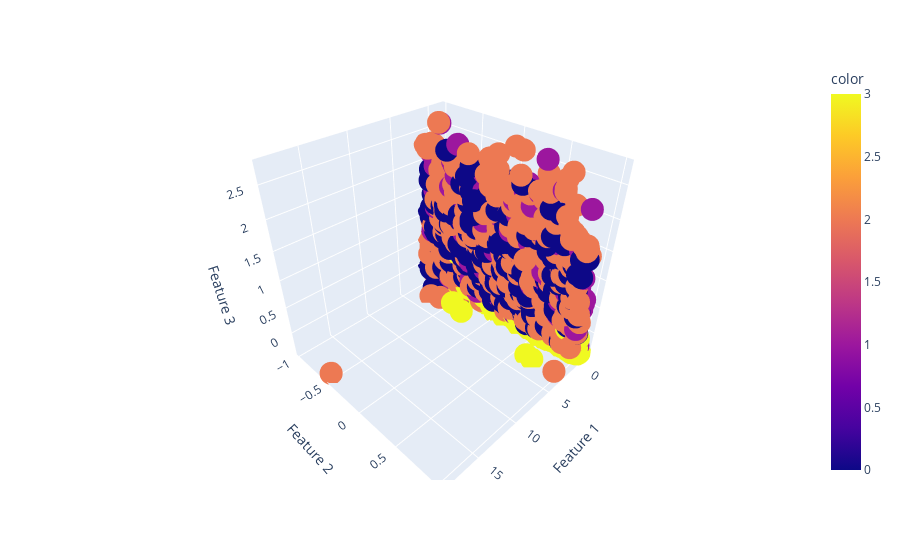

Notebook code for this chart:
### Code cell
# 3d Scatter plot of clusters using K-means

import plotly.express as px

fig = px.scatter_3d(df_clt, x= df_clt.iloc[:,0], y= df_clt.iloc[:,1],z = df_clt.iloc[:,2],
                  color=df['Cluster'], labels={'x':'Feature 1', 'y':'Feature 2','z':'Feature 3'} )
fig.show()

### Figure 1 — Plotly figure (JSON) as saved in the notebook; plotly's stock layout.template omitted (floating-point values rounded to 4 significant figures; data arrays with more than 128 entries replaced by an {"elided": "..."} marker saying what was removed)
{"data": [{"hovertemplate": "Feature 1=%{x}<br>Feature 2=%{y}<br>Feature 3=%{z}<br>color=%{marker.color}<extra></extra>", "legendgroup": "", "marker": {"color": {"elided": "2216 int values"}, "coloraxis": "coloraxis", "symbol": "circle"}, "mode": "markers", "name": "", "scene": "scene", "showlegend": false, "type": "scatter3d", "x": {"elided": "2216 float values"}, "y": {"elided": "2216 float values"}, "z": {"elided": "2216 float values"}}], "layout": {"coloraxis": {"colorbar": {"title": {"text": "color"}}, "colorscale": [[0, "#0d0887"], [0.1111, "#46039f"], [0.2222, "#7201a8"], [0.3333, "#9c179e"], [0.4444, "#bd3786"], [0.5556, "#d8576b"], [0.6667, "#ed7953"], [0.7778, "#fb9f3a"], [0.8889, "#fdca26"], [1, "#f0f921"]]}, "legend": {"tracegroupgap": 0}, "margin": {"t": 60}, "scene": {"domain": {"x": [0, 1], "y": [0, 1]}, "xaxis": {"title": {"text": "Feature 1"}}, "yaxis": {"title": {"text": "Feature 2"}}, "zaxis": {"title": {"text": "Feature 3"}}}}}
